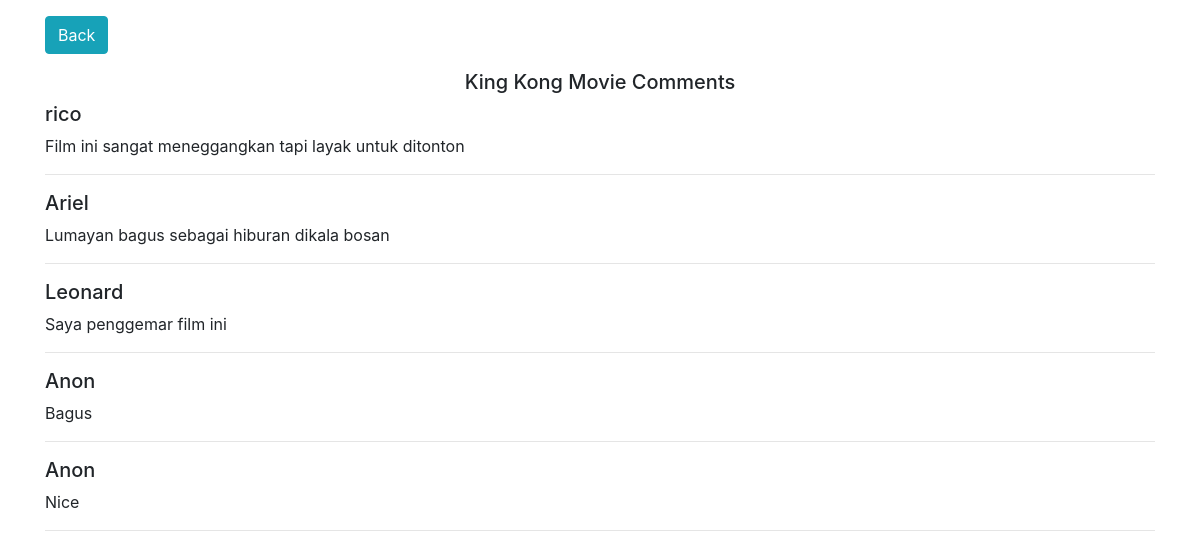
/functions/comments.php?id=9, run on the app's committed database.
### tables this page shows
CREATE TABLE `comments` (
  `comments_id` int(11) NOT NULL,
  `movie_id` int(11) NOT NULL,
  `comment_username` varchar(255) NOT NULL,
  `comment_text` text NOT NULL
);

### functions/comments.php (the view, shortened to what this page needs)
<?php
require_once('../include/db.php');
if (isset($_GET['id'])) {
  $id = $_GET['id'];
  $sql = "SELECT * FROM comments WHERE movie_id = :movie_id";
  $stmt = $pdo->prepare($sql);
  $stmt->execute([
    ":movie_id" => $id,
  ]);
  $count = $stmt->rowCount();
}
?>
<head>
  <link rel="stylesheet" href="https://cdn.jsdelivr.net/npm/bootstrap@4.6.0/dist/css/bootstrap.min.css">
</head>
<body>
  <div class="container mt-3">
    <a href="../home.php" class="btn btn-info mb-3">Back</a>
    <div class="row">
      <h5 class="d-inline-block mx-auto">King Kong Movie Comments</h5>
    </div>
    <div>
      <?php
      if ($count == 0 || $count == null) {
        echo "<h5>Belum ada komentar</h5>";
      } else {
        while ($comments = $stmt->fetch(PDO::FETCH_ASSOC)) {
          $comment_username = $comments['comment_username'];
          $comment_text = $comments['comment_text']; ?>
          <h5><?= $comment_username ?></h5>
          <p><?= $comment_text ?></p>
          <hr>
      <?php }
      }
      ?>
    </div>
  </div>
</body>
</html>

### data on the page
comments: comment_username "rico", comment_text "Film ini sangat meneggangkan tapi layak untuk ditonton"
comments: comment_username "Ariel", comment_text "Lumayan bagus sebagai hiburan dikala bosan"
comments: comment_username "Leonard", comment_text "Saya penggemar film ini"
comments: comment_username "Anon", comment_text "Bagus"
comments: comment_username "Anon", comment_text "Nice"
